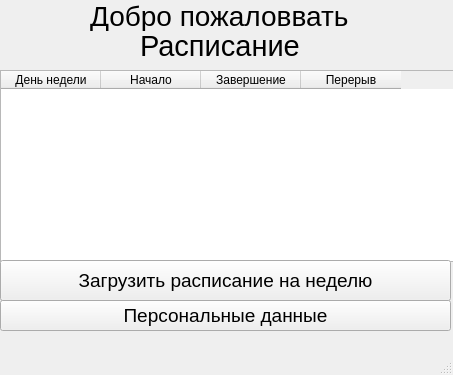
<?xml version="1.0" encoding="UTF-8"?>
<ui version="4.0">
 <class>MainWindow</class>
 <widget class="QMainWindow" name="MainWindow">
  <property name="geometry">
   <rect>
    <x>0</x>
    <y>0</y>
    <width>453</width>
    <height>375</height>
   </rect>
  </property>
  <property name="windowTitle">
   <string>MainWindow</string>
  </property>
  <widget class="QWidget" name="centralwidget">
   <widget class="QTableWidget" name="tableWidget">
    <property name="geometry">
     <rect>
      <x>0</x>
      <y>70</y>
      <width>551</width>
      <height>192</height>
     </rect>
    </property>
    <column>
     <property name="text">
      <string>День недели</string>
     </property>
    </column>
    <column>
     <property name="text">
      <string>Начало</string>
     </property>
    </column>
    <column>
     <property name="text">
      <string>Завершение</string>
     </property>
    </column>
    <column>
     <property name="text">
      <string>Перерыв</string>
     </property>
    </column>
   </widget>
   <widget class="QLabel" name="label">
    <property name="geometry">
     <rect>
      <x>90</x>
      <y>0</y>
      <width>291</width>
      <height>31</height>
     </rect>
    </property>
    <property name="font">
     <font>
      <pointsize>21</pointsize>
     </font>
    </property>
    <property name="text">
     <string>Добро пожаловвать</string>
    </property>
   </widget>
   <widget class="QLabel" name="label_2">
    <property name="geometry">
     <rect>
      <x>140</x>
      <y>30</y>
      <width>171</width>
      <height>31</height>
     </rect>
    </property>
    <property name="font">
     <font>
      <pointsize>22</pointsize>
     </font>
    </property>
    <property name="text">
     <string>Расписание</string>
    </property>
   </widget>
   <widget class="QPushButton" name="pushButton">
    <property name="geometry">
     <rect>
      <x>0</x>
      <y>260</y>
      <width>451</width>
      <height>41</height>
     </rect>
    </property>
    <property name="font">
     <font>
      <pointsize>14</pointsize>
     </font>
    </property>
    <property name="text">
     <string>Загрузить расписание на неделю</string>
    </property>
   </widget>
   <widget class="QPushButton" name="pushButton_2">
    <property name="geometry">
     <rect>
      <x>0</x>
      <y>300</y>
      <width>451</width>
      <height>31</height>
     </rect>
    </property>
    <property name="font">
     <font>
      <pointsize>14</pointsize>
     </font>
    </property>
    <property name="text">
     <string>Персональные данные</string>
    </property>
   </widget>
  </widget>
  <widget class="QMenuBar" name="menubar">
   <property name="geometry">
    <rect>
     <x>0</x>
     <y>0</y>
     <width>453</width>
     <height>21</height>
    </rect>
   </property>
  </widget>
  <widget class="QStatusBar" name="statusbar"/>
 </widget>
 <resources/>
 <connections/>
</ui>
